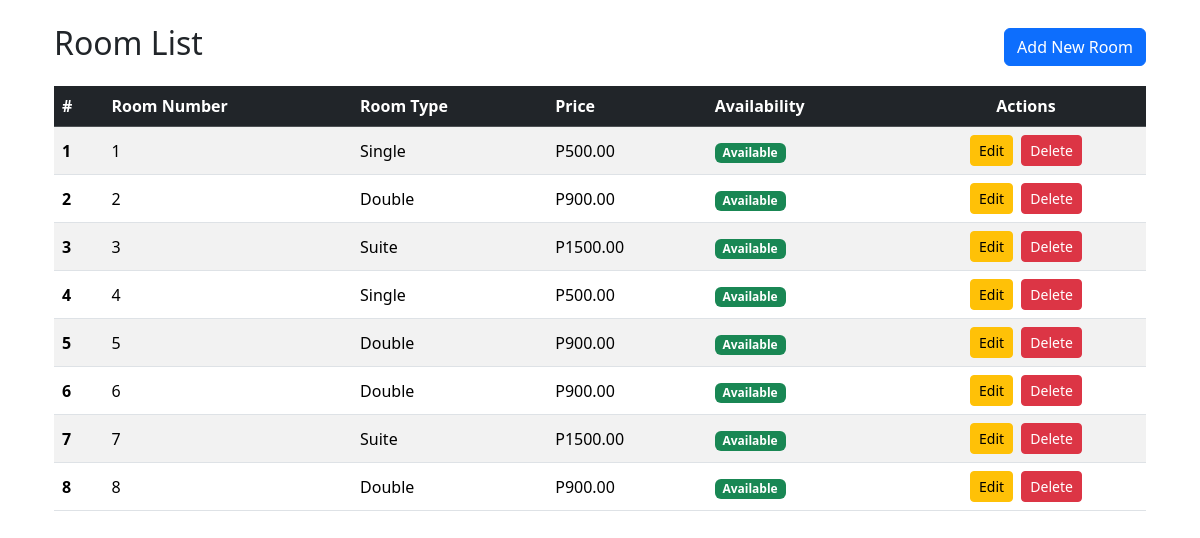
The app's page /rooms/ (signed in) with its own data.
### hotel/models.py (models this page shows, shortened)
class Room(models.Model):
    ROOM_TYPES = (
        ('single', 'Single'),
        ('double', 'Double'),
        ('suite', 'Suite'),
    )
    number = models.CharField(max_length=10, unique=True)
    type = models.CharField(max_length=10, choices=ROOM_TYPES)
    price = models.DecimalField(max_digits=8, decimal_places=2)
    is_available = models.BooleanField(default=True)

### hotel/views.py (the view)
# urls.py: path('rooms/', views.room_list, name='room_list'),
@login_required
def room_list(request):
    rooms = Room.objects.all()
    return render(request, 'hotel/room_list.html', {'rooms': rooms})

### hotel/templates/hotel/room_list.html
{% extends 'hotel/base.html' %}
{% block content %}
<div class="container mt-4">
    <div class="d-flex justify-content-between align-items-center mb-3">
        <h2>Room List</h2>
        <a href="{% url 'room_create' %}" class="btn btn-primary">Add New Room</a>
    </div>
    {% if rooms %}
    <table class="table table-striped table-hover align-middle">
        <thead class="table-dark">
            <tr>
                <th scope="col">#</th>
                <th scope="col">Room Number</th>
                <th scope="col">Room Type</th>
                <th scope="col">Price</th>
                <th scope="col">Availability</th>
                <th scope="col" class="text-center">Actions</th>
            </tr>
        </thead>
        <tbody>
            {% for room in rooms %}
            <tr>
                <th scope="row">{{ forloop.counter }}</th>
                <td>{{ room.number }}</td>
                <td>{{ room.get_type_display }}</td>
                <td>P{{ room.price }}</td>
                <td>
                  {% if room.is_available %}
                    <span class="badge bg-success">Available</span>
                  {% else %}
                    <span class="badge bg-danger">Occupied</span>
                  {% endif %}
                </td>
                <td class="text-center">
                  <a href="{% url 'room_edit' room.pk %}" class="btn btn-sm btn-warning me-1">Edit</a>
                  <a href="{% url 'room_delete' room.pk %}" class="btn btn-sm btn-danger"
                     onclick="return confirm('Are you sure you want to delete this room?');">Delete</a>
                </td>
              </tr>
            {% endfor %}
        </tbody>
    </table>
    {% else %}
    <p class="text-muted">No rooms available. <a href="{% url 'room_create' %}">Create a new room</a>.</p>
    {% endif %}
</div>
{% endblock %}

### records on screen
Room: number "1", type "Single", price "500.00", is_available "Available"
Room: number "2", type "Double", price "900.00", is_available "Available"
Room: number "3", type "Suite", price "1500.00", is_available "Available"
Room: number "4", type "Single", price "500.00", is_available "Available"
Room: number "5", type "Double", price "900.00", is_available "Available"
Room: number "6", type "Double", price "900.00", is_available "Available"
Room: number "7", type "Suite", price "1500.00", is_available "Available"
Room: number "8", type "Double", price "900.00", is_available "Available"
